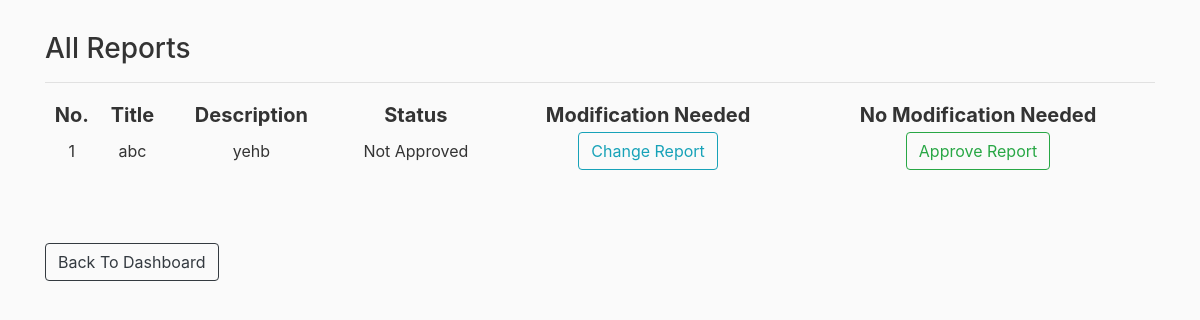
/cp_reports (signed in), run on an earlier commit of the app's database.
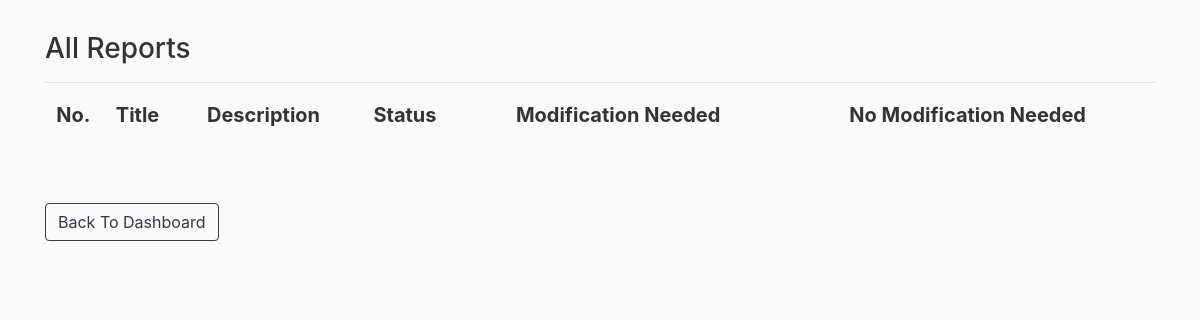
And on a later commit of the database.
### rbac/models.py (models this page shows)
class Report(db.Model):
    id = db.Column(db.Integer, primary_key=True)
    title = db.Column(db.String(50), nullable=False)
    description = db.Column(db.String(200), nullable=False)
    status = db.Column(db.String(20), nullable=False) #0=not approved; 1=approved; 2=make changes

### rbac/routes.py (the view)
@app.route("/cp_reports", methods=['GET','POST'])
@login_required
def cp_reports():
    if get_role(current_user) != 'CP':
        return redirect(url_for('home'))
    reports = Report.query.all()
    return render_template('cp_reports.html',reports=reports)

### rbac/models.py (called while the page is built)
@login_manager.user_loader
def load_user(user_id):
    return User.query.get(int(user_id))

### rbac/templates/cp_reports.html
{% extends "layout.html" %}
{% block content %}
    <h3>All Reports</h3>
    <table style="width: 100%; text-align: center;">
        <tr style="font-size: 20px;">
                <th>No.</th>
                <th>Title</th>
                <th>Description</th>
                <th>Status</th>
                <th>Modification Needed</th>
                <th>No Modification Needed</th>
        </tr>
        <hr>
        {% for report in reports %}
            <tr>
                <td>{{ loop.index }}</td>
                <td>{{ report.title }}</td>
                <td>{{ report.description }}</td>
                <td>
                    {% if report.status == '1' %}
                        Approved
                    {% elif report.status == '0' %}
                        Not Approved
                    {% elif report.status == '2' %}
                        Changes Needed
                    {% endif %}
                </td>
                <td><a class="btn btn-outline-info" role="button" href="{{ url_for('change_report',id=report.id)}}">Change Report</a></td>
                <td><a class="btn btn-outline-success" role="button" href="{{ url_for('approve_report',id=report.id)}}">Approve Report</a></td>
            </tr>
        {% endfor %}
    </table>
    <br><br><br>
    <a href="{{ url_for('cp_dashboard') }}" class="btn btn-outline-dark" >Back To Dashboard</a>
{% endblock content %}

What changed in the data, as far as the page shows it:
removed Report: title "abc", description "yehb", status "Not Approved"
